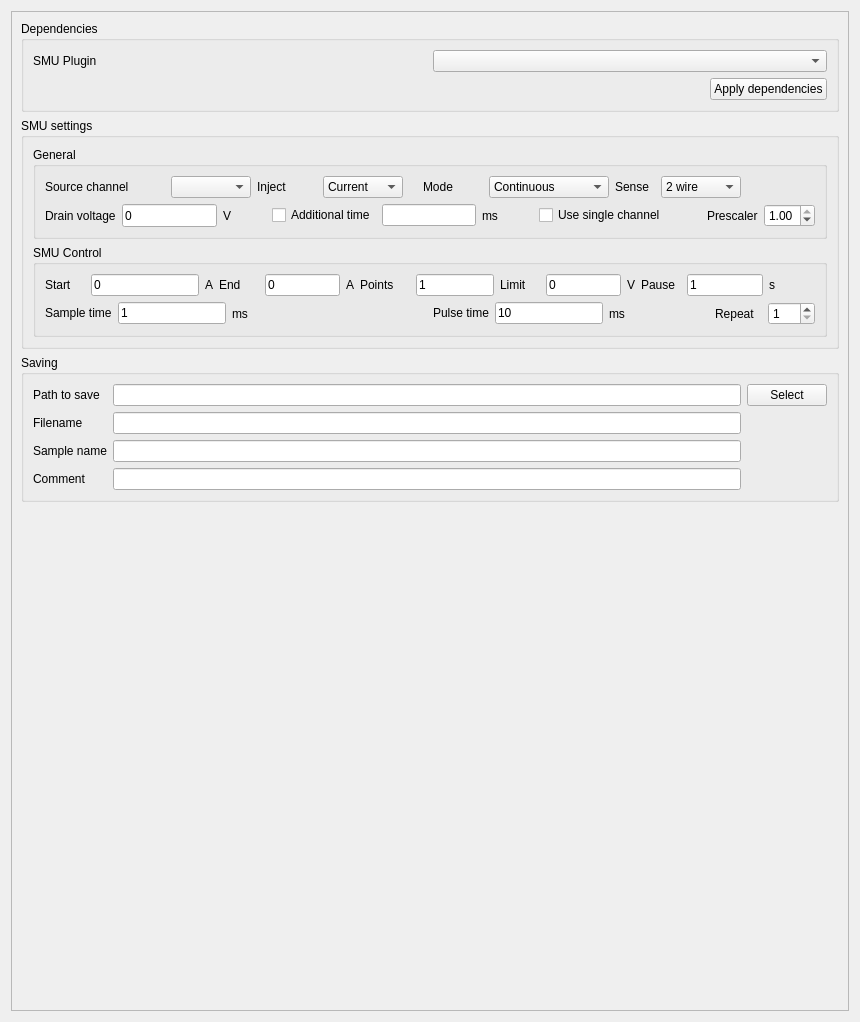
<?xml version="1.0" encoding="UTF-8"?>
<ui version="4.0">
 <class>Form</class>
 <widget class="QWidget" name="Form">
  <property name="geometry">
   <rect>
    <x>0</x>
    <y>0</y>
    <width>860</width>
    <height>1022</height>
   </rect>
  </property>
  <property name="sizePolicy">
   <sizepolicy hsizetype="Expanding" vsizetype="Expanding">
    <horstretch>0</horstretch>
    <verstretch>0</verstretch>
   </sizepolicy>
  </property>
  <property name="windowTitle">
   <string>SpecSMU_settings</string>
  </property>
  <layout class="QVBoxLayout" name="verticalLayout_3">
   <item>
    <widget class="QScrollArea" name="scrollArea">
     <property name="widgetResizable">
      <bool>true</bool>
     </property>
     <widget class="QWidget" name="scrollAreaWidgetContents">
      <property name="geometry">
       <rect>
        <x>0</x>
        <y>0</y>
        <width>840</width>
        <height>1002</height>
       </rect>
      </property>
      <layout class="QVBoxLayout" name="verticalLayout_4">
       <item>
        <widget class="QGroupBox" name="groupBox_dependency">
         <property name="title">
          <string>Dependencies</string>
         </property>
         <layout class="QVBoxLayout" name="verticalLayout_6">
          <item>
           <layout class="QHBoxLayout" name="horizontalLayout_4">
            <item>
             <widget class="QLabel" name="label">
              <property name="text">
               <string>SMU Plugin</string>
              </property>
             </widget>
            </item>
            <item>
             <widget class="QComboBox" name="smuBox"/>
            </item>
           </layout>
          </item>
          <item>
           <layout class="QHBoxLayout" name="horizontalLayout_5"/>
          </item>
          <item>
           <layout class="QHBoxLayout" name="horizontalLayout_6">
            <item>
             <spacer name="horizontalSpacer">
              <property name="orientation">
               <enum>Qt::Orientation::Horizontal</enum>
              </property>
              <property name="sizeHint" stdset="0">
               <size>
                <width>40</width>
                <height>20</height>
               </size>
              </property>
             </spacer>
            </item>
            <item>
             <widget class="QPushButton" name="applyDependencies">
              <property name="text">
               <string>Apply dependencies</string>
              </property>
             </widget>
            </item>
           </layout>
          </item>
         </layout>
        </widget>
       </item>
       <item>
        <widget class="QGroupBox" name="groupBox_general">
         <property name="title">
          <string>SMU settings</string>
         </property>
         <layout class="QVBoxLayout" name="verticalLayout">
          <item>
           <widget class="QGroupBox" name="groupBox_general_2">
            <property name="minimumSize">
             <size>
              <width>0</width>
              <height>0</height>
             </size>
            </property>
            <property name="maximumSize">
             <size>
              <width>16777215</width>
              <height>16777215</height>
             </size>
            </property>
            <property name="title">
             <string>General</string>
            </property>
            <layout class="QVBoxLayout" name="verticalLayout_2">
             <item>
              <layout class="QHBoxLayout" name="HBoxLayout_general" stretch="10,10,10,10,0">
               <item>
                <layout class="QHBoxLayout" name="HBoxLayout_channel">
                 <item>
                  <widget class="QLabel" name="label_Channel">
                   <property name="sizePolicy">
                    <sizepolicy hsizetype="Fixed" vsizetype="Fixed">
                     <horstretch>0</horstretch>
                     <verstretch>0</verstretch>
                    </sizepolicy>
                   </property>
                   <property name="minimumSize">
                    <size>
                     <width>120</width>
                     <height>0</height>
                    </size>
                   </property>
                   <property name="text">
                    <string>Source channel</string>
                   </property>
                  </widget>
                 </item>
                 <item>
                  <widget class="QComboBox" name="comboBox_channel">
                   <property name="sizePolicy">
                    <sizepolicy hsizetype="Fixed" vsizetype="Fixed">
                     <horstretch>0</horstretch>
                     <verstretch>0</verstretch>
                    </sizepolicy>
                   </property>
                   <property name="minimumSize">
                    <size>
                     <width>80</width>
                     <height>0</height>
                    </size>
                   </property>
                   <property name="currentIndex">
                    <number>-1</number>
                   </property>
                   <item>
                    <property name="text">
                     <string>smuA</string>
                    </property>
                   </item>
                   <item>
                    <property name="text">
                     <string>smuB</string>
                    </property>
                   </item>
                  </widget>
                 </item>
                 <item>
                  <spacer name="horizontalSpacer_4">
                   <property name="orientation">
                    <enum>Qt::Orientation::Horizontal</enum>
                   </property>
                   <property name="sizeHint" stdset="0">
                    <size>
                     <width>40</width>
                     <height>20</height>
                    </size>
                   </property>
                  </spacer>
                 </item>
                </layout>
               </item>
               <item>
                <layout class="QHBoxLayout" name="HBoxLayout_inject" stretch="0,0,0">
                 <item>
                  <widget class="QLabel" name="label_inject">
                   <property name="sizePolicy">
                    <sizepolicy hsizetype="Fixed" vsizetype="Fixed">
                     <horstretch>0</horstretch>
                     <verstretch>0</verstretch>
                    </sizepolicy>
                   </property>
                   <property name="minimumSize">
                    <size>
                     <width>60</width>
                     <height>0</height>
                    </size>
                   </property>
                   <property name="text">
                    <string>Inject</string>
                   </property>
                  </widget>
                 </item>
                 <item>
                  <widget class="QComboBox" name="comboBox_inject">
                   <property name="sizePolicy">
                    <sizepolicy hsizetype="Fixed" vsizetype="Fixed">
                     <horstretch>0</horstretch>
                     <verstretch>0</verstretch>
                    </sizepolicy>
                   </property>
                   <property name="minimumSize">
                    <size>
                     <width>80</width>
                     <height>0</height>
                    </size>
                   </property>
                   <property name="currentIndex">
                    <number>0</number>
                   </property>
                   <item>
                    <property name="text">
                     <string>Current</string>
                    </property>
                   </item>
                   <item>
                    <property name="text">
                     <string>Voltage</string>
                    </property>
                   </item>
                  </widget>
                 </item>
                 <item>
                  <spacer name="horizontalSpacer_5">
                   <property name="orientation">
                    <enum>Qt::Orientation::Horizontal</enum>
                   </property>
                   <property name="sizeHint" stdset="0">
                    <size>
                     <width>40</width>
                     <height>20</height>
                    </size>
                   </property>
                  </spacer>
                 </item>
                </layout>
               </item>
               <item>
                <layout class="QHBoxLayout" name="HBoxLayout_mode">
                 <item>
                  <widget class="QLabel" name="label_mode">
                   <property name="sizePolicy">
                    <sizepolicy hsizetype="Fixed" vsizetype="Fixed">
                     <horstretch>0</horstretch>
                     <verstretch>0</verstretch>
                    </sizepolicy>
                   </property>
                   <property name="minimumSize">
                    <size>
                     <width>60</width>
                     <height>0</height>
                    </size>
                   </property>
                   <property name="text">
                    <string>Mode</string>
                   </property>
                  </widget>
                 </item>
                 <item>
                  <widget class="QComboBox" name="comboBox_mode">
                   <property name="sizePolicy">
                    <sizepolicy hsizetype="Fixed" vsizetype="Fixed">
                     <horstretch>0</horstretch>
                     <verstretch>0</verstretch>
                    </sizepolicy>
                   </property>
                   <property name="minimumSize">
                    <size>
                     <width>120</width>
                     <height>0</height>
                    </size>
                   </property>
                   <property name="currentIndex">
                    <number>0</number>
                   </property>
                   <item>
                    <property name="text">
                     <string>Continuous</string>
                    </property>
                   </item>
                   <item>
                    <property name="text">
                     <string>Pulsed</string>
                    </property>
                   </item>
                   <item>
                    <property name="text">
                     <string>HW trigger</string>
                    </property>
                   </item>
                  </widget>
                 </item>
                 <item>
                  <spacer name="horizontalSpacer_6">
                   <property name="orientation">
                    <enum>Qt::Orientation::Horizontal</enum>
                   </property>
                   <property name="sizeHint" stdset="0">
                    <size>
                     <width>40</width>
                     <height>20</height>
                    </size>
                   </property>
                  </spacer>
                 </item>
                </layout>
               </item>
               <item>
                <layout class="QHBoxLayout" name="HBoxLayout_sourceSenseMode" stretch="0,0,0">
                 <item>
                  <widget class="QLabel" name="label_sourceSenseMode">
                   <property name="sizePolicy">
                    <sizepolicy hsizetype="Fixed" vsizetype="Fixed">
                     <horstretch>0</horstretch>
                     <verstretch>0</verstretch>
                    </sizepolicy>
                   </property>
                   <property name="minimumSize">
                    <size>
                     <width>40</width>
                     <height>0</height>
                    </size>
                   </property>
                   <property name="text">
                    <string>Sense</string>
                   </property>
                  </widget>
                 </item>
                 <item>
                  <widget class="QComboBox" name="comboBox_sourceSenseMode">
                   <property name="sizePolicy">
                    <sizepolicy hsizetype="Fixed" vsizetype="Fixed">
                     <horstretch>0</horstretch>
                     <verstretch>0</verstretch>
                    </sizepolicy>
                   </property>
                   <property name="minimumSize">
                    <size>
                     <width>80</width>
                     <height>0</height>
                    </size>
                   </property>
                   <property name="currentIndex">
                    <number>0</number>
                   </property>
                   <item>
                    <property name="text">
                     <string>2 wire</string>
                    </property>
                   </item>
                   <item>
                    <property name="text">
                     <string>4 wire</string>
                    </property>
                   </item>
                   <item>
                    <property name="text">
                     <string>2 &amp; 4 wire</string>
                    </property>
                   </item>
                  </widget>
                 </item>
                 <item>
                  <spacer name="horizontalSpacer_7">
                   <property name="orientation">
                    <enum>Qt::Orientation::Horizontal</enum>
                   </property>
                   <property name="sizeHint" stdset="0">
                    <size>
                     <width>40</width>
                     <height>20</height>
                    </size>
                   </property>
                  </spacer>
                 </item>
                </layout>
               </item>
               <item>
                <spacer name="horizontalSpacer">
                 <property name="orientation">
                  <enum>Qt::Orientation::Horizontal</enum>
                 </property>
                 <property name="sizeHint" stdset="0">
                  <size>
                   <width>40</width>
                   <height>20</height>
                  </size>
                 </property>
                </spacer>
               </item>
              </layout>
             </item>
             <item>
              <layout class="QHBoxLayout" name="HBoxLayout_singleChannel">
               <item>
                <widget class="QLabel" name="label_6">
                 <property name="text">
                  <string>Drain voltage</string>
                 </property>
                </widget>
               </item>
               <item>
                <widget class="QLineEdit" name="lineEdit_drainValue">
                 <property name="maximumSize">
                  <size>
                   <width>100</width>
                   <height>100</height>
                  </size>
                 </property>
                 <property name="text">
                  <string>0</string>
                 </property>
                </widget>
               </item>
               <item>
                <widget class="QLabel" name="label_7">
                 <property name="text">
                  <string>V</string>
                 </property>
                </widget>
               </item>
               <item>
                <spacer name="horizontalSpacer_8">
                 <property name="orientation">
                  <enum>Qt::Orientation::Horizontal</enum>
                 </property>
                 <property name="sizeHint" stdset="0">
                  <size>
                   <width>40</width>
                   <height>20</height>
                  </size>
                 </property>
                </spacer>
               </item>
               <item>
                <widget class="QCheckBox" name="checkBox_useTimeAfter">
                 <property name="text">
                  <string>Additional time</string>
                 </property>
                </widget>
               </item>
               <item>
                <widget class="QLineEdit" name="lineEdit_timeAfter">
                 <property name="maximumSize">
                  <size>
                   <width>100</width>
                   <height>16777215</height>
                  </size>
                 </property>
                </widget>
               </item>
               <item>
                <widget class="QLabel" name="label_8">
                 <property name="text">
                  <string>ms</string>
                 </property>
                </widget>
               </item>
               <item>
                <spacer name="horizontalSpacer_10">
                 <property name="orientation">
                  <enum>Qt::Orientation::Horizontal</enum>
                 </property>
                 <property name="sizeHint" stdset="0">
                  <size>
                   <width>40</width>
                   <height>20</height>
                  </size>
                 </property>
                </spacer>
               </item>
               <item>
                <widget class="QCheckBox" name="checkBox_singleChannel">
                 <property name="text">
                  <string>Use single channel</string>
                 </property>
                </widget>
               </item>
               <item>
                <spacer name="horizontalSpacer_9">
                 <property name="orientation">
                  <enum>Qt::Orientation::Horizontal</enum>
                 </property>
                 <property name="sizeHint" stdset="0">
                  <size>
                   <width>40</width>
                   <height>20</height>
                  </size>
                 </property>
                </spacer>
               </item>
               <item>
                <layout class="QHBoxLayout" name="horizontalLayout_7">
                 <item>
                  <widget class="QLabel" name="label_5">
                   <property name="text">
                    <string>Prescaler</string>
                   </property>
                  </widget>
                 </item>
                 <item>
                  <widget class="QDoubleSpinBox" name="prescalerSpinBox">
                   <property name="maximum">
                    <double>1.000000000000000</double>
                   </property>
                   <property name="singleStep">
                    <double>0.100000000000000</double>
                   </property>
                   <property name="value">
                    <double>1.000000000000000</double>
                   </property>
                  </widget>
                 </item>
                </layout>
               </item>
              </layout>
             </item>
            </layout>
           </widget>
          </item>
          <item>
           <widget class="QGroupBox" name="groupBox_control">
            <property name="enabled">
             <bool>true</bool>
            </property>
            <property name="minimumSize">
             <size>
              <width>0</width>
              <height>0</height>
             </size>
            </property>
            <property name="title">
             <string>SMU Control</string>
            </property>
            <layout class="QVBoxLayout" name="verticalLayout_5">
             <item>
              <layout class="QHBoxLayout" name="HBoxLayout_pulsedLine1" stretch="0,10,10,10,10,0">
               <item>
                <layout class="QHBoxLayout" name="HBoxLayout_pulsedStart" stretch="0,0,0">
                 <item>
                  <widget class="QLabel" name="label_Start">
                   <property name="sizePolicy">
                    <sizepolicy hsizetype="Fixed" vsizetype="Fixed">
                     <horstretch>0</horstretch>
                     <verstretch>0</verstretch>
                    </sizepolicy>
                   </property>
                   <property name="minimumSize">
                    <size>
                     <width>40</width>
                     <height>0</height>
                    </size>
                   </property>
                   <property name="text">
                    <string>Start</string>
                   </property>
                  </widget>
                 </item>
                 <item>
                  <widget class="QLineEdit" name="lineEdit_Start">
                   <property name="sizePolicy">
                    <sizepolicy hsizetype="Fixed" vsizetype="Fixed">
                     <horstretch>0</horstretch>
                     <verstretch>0</verstretch>
                    </sizepolicy>
                   </property>
                   <property name="minimumSize">
                    <size>
                     <width>20</width>
                     <height>0</height>
                    </size>
                   </property>
                   <property name="text">
                    <string>0</string>
                   </property>
                  </widget>
                 </item>
                 <item>
                  <widget class="QLabel" name="label_StartUnits">
                   <property name="text">
                    <string>A</string>
                   </property>
                  </widget>
                 </item>
                </layout>
               </item>
               <item>
                <layout class="QHBoxLayout" name="HBoxLayout_pulsedEnd" stretch="0,0,0">
                 <item>
                  <widget class="QLabel" name="label_End">
                   <property name="sizePolicy">
                    <sizepolicy hsizetype="Fixed" vsizetype="Fixed">
                     <horstretch>0</horstretch>
                     <verstretch>0</verstretch>
                    </sizepolicy>
                   </property>
                   <property name="minimumSize">
                    <size>
                     <width>40</width>
                     <height>0</height>
                    </size>
                   </property>
                   <property name="text">
                    <string>End</string>
                   </property>
                  </widget>
                 </item>
                 <item>
                  <widget class="QLineEdit" name="lineEdit_End">
                   <property name="sizePolicy">
                    <sizepolicy hsizetype="Fixed" vsizetype="Fixed">
                     <horstretch>0</horstretch>
                     <verstretch>0</verstretch>
                    </sizepolicy>
                   </property>
                   <property name="minimumSize">
                    <size>
                     <width>20</width>
                     <height>0</height>
                    </size>
                   </property>
                   <property name="text">
                    <string>0</string>
                   </property>
                  </widget>
                 </item>
                 <item>
                  <widget class="QLabel" name="label_EndUnits">
                   <property name="text">
                    <string>A</string>
                   </property>
                  </widget>
                 </item>
                </layout>
               </item>
               <item>
                <layout class="QHBoxLayout" name="HBoxLayout_pulsedPoints" stretch="0,0">
                 <item>
                  <widget class="QLabel" name="label_Points">
                   <property name="sizePolicy">
                    <sizepolicy hsizetype="Fixed" vsizetype="Fixed">
                     <horstretch>0</horstretch>
                     <verstretch>0</verstretch>
                    </sizepolicy>
                   </property>
                   <property name="minimumSize">
                    <size>
                     <width>50</width>
                     <height>0</height>
                    </size>
                   </property>
                   <property name="text">
                    <string>Points</string>
                   </property>
                  </widget>
                 </item>
                 <item>
                  <widget class="QLineEdit" name="lineEdit_Points">
                   <property name="sizePolicy">
                    <sizepolicy hsizetype="Fixed" vsizetype="Fixed">
                     <horstretch>0</horstretch>
                     <verstretch>0</verstretch>
                    </sizepolicy>
                   </property>
                   <property name="minimumSize">
                    <size>
                     <width>20</width>
                     <height>0</height>
                    </size>
                   </property>
                   <property name="text">
                    <string>1</string>
                   </property>
                  </widget>
                 </item>
                </layout>
               </item>
               <item>
                <layout class="QHBoxLayout" name="HBoxLayout_pulsedLimit" stretch="0,0,0">
                 <item>
                  <widget class="QLabel" name="label_Limit">
                   <property name="sizePolicy">
                    <sizepolicy hsizetype="Fixed" vsizetype="Fixed">
                     <horstretch>0</horstretch>
                     <verstretch>0</verstretch>
                    </sizepolicy>
                   </property>
                   <property name="minimumSize">
                    <size>
                     <width>40</width>
                     <height>0</height>
                    </size>
                   </property>
                   <property name="text">
                    <string>Limit</string>
                   </property>
                  </widget>
                 </item>
                 <item>
                  <widget class="QLineEdit" name="lineEdit_Limit">
                   <property name="sizePolicy">
                    <sizepolicy hsizetype="Fixed" vsizetype="Fixed">
                     <horstretch>0</horstretch>
                     <verstretch>0</verstretch>
                    </sizepolicy>
                   </property>
                   <property name="minimumSize">
                    <size>
                     <width>20</width>
                     <height>0</height>
                    </size>
                   </property>
                   <property name="text">
                    <string>0</string>
                   </property>
                  </widget>
                 </item>
                 <item>
                  <widget class="QLabel" name="label_LimitUnits">
                   <property name="text">
                    <string>V</string>
                   </property>
                  </widget>
                 </item>
                </layout>
               </item>
               <item>
                <layout class="QHBoxLayout" name="HBoxLayout_pulsedPause" stretch="0,0,0">
                 <item>
                  <widget class="QLabel" name="label_pulsedPause_2">
                   <property name="sizePolicy">
                    <sizepolicy hsizetype="Fixed" vsizetype="Fixed">
                     <horstretch>0</horstretch>
                     <verstretch>0</verstretch>
                    </sizepolicy>
                   </property>
                   <property name="minimumSize">
                    <size>
                     <width>40</width>
                     <height>0</height>
                    </size>
                   </property>
                   <property name="text">
                    <string>Pause</string>
                   </property>
                  </widget>
                 </item>
                 <item>
                  <widget class="QLineEdit" name="lineEdit_Pause">
                   <property name="sizePolicy">
                    <sizepolicy hsizetype="Fixed" vsizetype="Fixed">
                     <horstretch>0</horstretch>
                     <verstretch>0</verstretch>
                    </sizepolicy>
                   </property>
                   <property name="minimumSize">
                    <size>
                     <width>20</width>
                     <height>0</height>
                    </size>
                   </property>
                   <property name="baseSize">
                    <size>
                     <width>0</width>
                     <height>0</height>
                    </size>
                   </property>
                   <property name="text">
                    <string>1</string>
                   </property>
                  </widget>
                 </item>
                 <item>
                  <widget class="QLabel" name="label_pulsedPause">
                   <property name="text">
                    <string>s</string>
                   </property>
                  </widget>
                 </item>
                </layout>
               </item>
               <item>
                <spacer name="horizontalSpacer_3">
                 <property name="orientation">
                  <enum>Qt::Orientation::Horizontal</enum>
                 </property>
                 <property name="sizeHint" stdset="0">
                  <size>
                   <width>40</width>
                   <height>20</height>
                  </size>
                 </property>
                </spacer>
               </item>
              </layout>
             </item>
             <item>
              <layout class="QHBoxLayout" name="HBoxLayout_pulsedLine2" stretch="10,10">
               <item>
                <layout class="QHBoxLayout" name="HBoxLayout_pulsedDelayMode">
                 <item>
                  <widget class="QLabel" name="label_NPLC">
                   <property name="sizePolicy">
                    <sizepolicy hsizetype="Fixed" vsizetype="Fixed">
                     <horstretch>0</horstretch>
                     <verstretch>0</verstretch>
                    </sizepolicy>
                   </property>
                   <property name="minimumSize">
                    <size>
                     <width>40</width>
                     <height>0</height>
                    </size>
                   </property>
                   <property name="text">
                    <string>Sample time</string>
                   </property>
                  </widget>
                 </item>
                 <item>
                  <widget class="QLineEdit" name="lineEdit_NPLC">
                   <property name="sizePolicy">
                    <sizepolicy hsizetype="Fixed" vsizetype="Fixed">
                     <horstretch>0</horstretch>
                     <verstretch>0</verstretch>
                    </sizepolicy>
                   </property>
                   <property name="minimumSize">
                    <size>
                     <width>20</width>
                     <height>0</height>
                    </size>
                   </property>
                   <property name="baseSize">
                    <size>
                     <width>0</width>
                     <height>0</height>
                    </size>
                   </property>
                   <property name="text">
                    <string>1</string>
                   </property>
                  </widget>
                 </item>
                 <item>
                  <widget class="QLabel" name="label_NPLCUnits">
                   <property name="text">
                    <string>ms</string>
                   </property>
                  </widget>
                 </item>
                </layout>
               </item>
               <item>
                <layout class="QHBoxLayout" name="HBoxLayout_pulsedDelay" stretch="0,0,0,0">
                 <item>
                  <widget class="QLabel" name="label_Delay">
                   <property name="sizePolicy">
                    <sizepolicy hsizetype="Fixed" vsizetype="Fixed">
                     <horstretch>0</horstretch>
                     <verstretch>0</verstretch>
                    </sizepolicy>
                   </property>
                   <property name="minimumSize">
                    <size>
                     <width>40</width>
                     <height>0</height>
                    </size>
                   </property>
                   <property name="text">
                    <string>Pulse time</string>
                   </property>
                  </widget>
                 </item>
                 <item>
                  <widget class="QLineEdit" name="lineEdit_pulseTime">
                   <property name="sizePolicy">
                    <sizepolicy hsizetype="Fixed" vsizetype="Fixed">
                     <horstretch>0</horstretch>
                     <verstretch>0</verstretch>
                    </sizepolicy>
                   </property>
                   <property name="minimumSize">
                    <size>
                     <width>20</width>
                     <height>0</height>
                    </size>
                   </property>
                   <property name="text">
                    <string>10</string>
                   </property>
                  </widget>
                 </item>
                 <item>
                  <widget class="QLabel" name="label_DelayUnits">
                   <property name="text">
                    <string>ms</string>
                   </property>
                  </widget>
                 </item>
                 <item>
                  <layout class="QHBoxLayout" name="horizontalLayout_3">
                   <item>
                    <widget class="QLabel" name="label_3">
                     <property name="text">
                      <string>Repeat</string>
                     </property>
                    </widget>
                   </item>
                   <item>
                    <widget class="QSpinBox" name="repeat_spinbox">
                     <property name="minimum">
                      <number>1</number>
                     </property>
                    </widget>
                   </item>
                  </layout>
                 </item>
                </layout>
               </item>
              </layout>
             </item>
            </layout>
           </widget>
          </item>
         </layout>
        </widget>
       </item>
       <item>
        <widget class="QGroupBox" name="groupBox">
         <property name="title">
          <string>Saving</string>
         </property>
         <layout class="QVBoxLayout" name="verticalLayout_8">
          <item>
           <layout class="QGridLayout" name="gridLayout_3">
            <item row="0" column="0">
             <widget class="QLabel" name="label_path">
              <property name="maximumSize">
               <size>
                <width>150</width>
                <height>16777215</height>
               </size>
              </property>
              <property name="text">
               <string>Path to save</string>
              </property>
             </widget>
            </item>
            <item row="0" column="2">
             <widget class="QLineEdit" name="lineEdit_path">
              <property name="maximumSize">
               <size>
                <width>1000</width>
                <height>16777215</height>
               </size>
              </property>
             </widget>
            </item>
            <item row="1" column="2">
             <widget class="QLineEdit" name="lineEdit_filename"/>
            </item>
            <item row="2" column="0">
             <widget class="QLabel" name="label_sample">
              <property name="text">
               <string>Sample name</string>
              </property>
             </widget>
            </item>
            <item row="0" column="4">
             <widget class="QPushButton" name="directoryButton">
              <property name="maximumSize">
               <size>
                <width>100</width>
                <height>16777215</height>
               </size>
              </property>
              <property name="text">
               <string>Select</string>
              </property>
             </widget>
            </item>
            <item row="1" column="0">
             <widget class="QLabel" name="label_filename">
              <property name="maximumSize">
               <size>
                <width>100</width>
                <height>16777215</height>
               </size>
              </property>
              <property name="text">
               <string>Filename</string>
              </property>
             </widget>
            </item>
            <item row="2" column="2">
             <widget class="QLineEdit" name="lineEdit_sampleName"/>
            </item>
            <item row="3" column="0">
             <widget class="QLabel" name="label_comment">
              <property name="text">
               <string>Comment</string>
              </property>
             </widget>
            </item>
            <item row="3" column="2">
             <widget class="QLineEdit" name="lineEdit_comment"/>
            </item>
           </layout>
          </item>
         </layout>
        </widget>
       </item>
       <item>
        <spacer name="verticalSpacer">
         <property name="orientation">
          <enum>Qt::Orientation::Vertical</enum>
         </property>
         <property name="sizeHint" stdset="0">
          <size>
           <width>20</width>
           <height>40</height>
          </size>
         </property>
        </spacer>
       </item>
      </layout>
     </widget>
    </widget>
   </item>
  </layout>
 </widget>
 <resources/>
 <connections/>
</ui>
